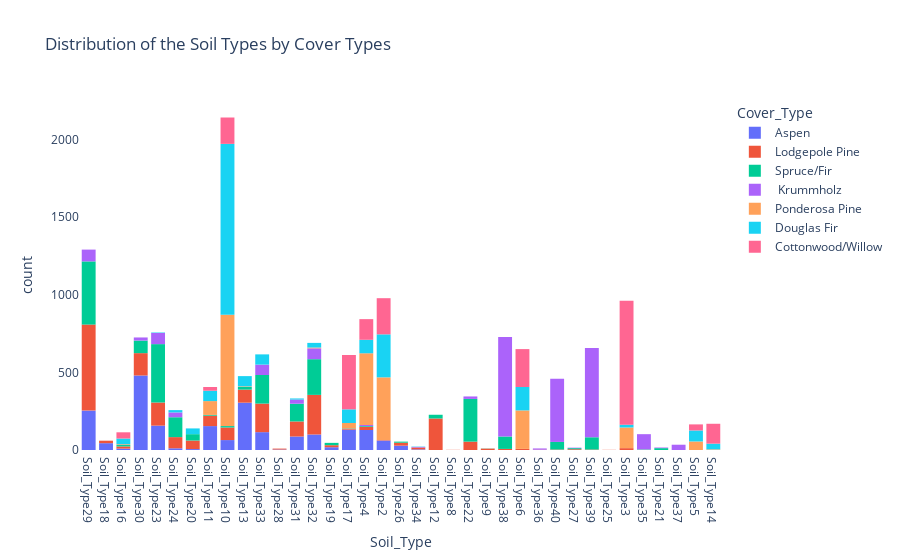

The code cell stored with this chart in its notebook:
### Code cell
train_df['Soil_Type'] = (train_df.iloc[:,15:55] == 1).idxmax(1)
fig = px.histogram(train_df, x="Soil_Type", color="Cover_Type", title='Distribution of the Soil Types by Cover Types',)
fig.update_layout({
'plot_bgcolor': 'rgba(0, 0, 0, 0)',
'paper_bgcolor': 'rgba(0, 0, 0, 0)',
})

fig.show()

### Figure 1 — Plotly figure (JSON) as saved in the notebook; plotly's stock layout.template omitted (floating-point values rounded to 4 significant figures; data arrays with more than 128 entries replaced by an {"elided": "..."} marker saying what was removed)
{"data": [{"alignmentgroup": "True", "bingroup": "x", "hoverlabel": {"namelength": 0}, "hovertemplate": "Cover_Type=Aspen<br>Soil_Type=%{x}<br>count=%{y}", "legendgroup": "Aspen", "marker": {"color": "#636efa"}, "name": "Aspen", "offsetgroup": "Aspen", "orientation": "v", "showlegend": true, "type": "histogram", "x": {"elided": "2160 str values"}, "xaxis": "x", "yaxis": "y"}, {"alignmentgroup": "True", "bingroup": "x", "hoverlabel": {"namelength": 0}, "hovertemplate": "Cover_Type=Lodgepole Pine<br>Soil_Type=%{x}<br>count=%{y}", "legendgroup": "Lodgepole Pine", "marker": {"color": "#EF553B"}, "name": "Lodgepole Pine", "offsetgroup": "Lodgepole Pine", "orientation": "v", "showlegend": true, "type": "histogram", "x": {"elided": "2160 str values"}, "xaxis": "x", "yaxis": "y"}, {"alignmentgroup": "True", "bingroup": "x", "hoverlabel": {"namelength": 0}, "hovertemplate": "Cover_Type=Spruce/Fir<br>Soil_Type=%{x}<br>count=%{y}", "legendgroup": "Spruce/Fir", "marker": {"color": "#00cc96"}, "name": "Spruce/Fir", "offsetgroup": "Spruce/Fir", "orientation": "v", "showlegend": true, "type": "histogram", "x": {"elided": "2160 str values"}, "xaxis": "x", "yaxis": "y"}, {"alignmentgroup": "True", "bingroup": "x", "hoverlabel": {"namelength": 0}, "hovertemplate": "Cover_Type= Krummholz<br>Soil_Type=%{x}<br>count=%{y}", "legendgroup": " Krummholz", "marker": {"color": "#ab63fa"}, "name": " Krummholz", "offsetgroup": " Krummholz", "orientation": "v", "showlegend": true, "type": "histogram", "x": {"elided": "2160 str values"}, "xaxis": "x", "yaxis": "y"}, {"alignmentgroup": "True", "bingroup": "x", "hoverlabel": {"namelength": 0}, "hovertemplate": "Cover_Type=Ponderosa Pine<br>Soil_Type=%{x}<br>count=%{y}", "legendgroup": "Ponderosa Pine", "marker": {"color": "#FFA15A"}, "name": "Ponderosa Pine", "offsetgroup": "Ponderosa Pine", "orientation": "v", "showlegend": true, "type": "histogram", "x": {"elided": "2160 str values"}, "xaxis": "x", "yaxis": "y"}, {"alignmentgroup": "True", "bingroup": "x", "hoverlabel": {"namelength": 0}, "hovertemplate": "Cover_Type=Douglas Fir<br>Soil_Type=%{x}<br>count=%{y}", "legendgroup": "Douglas Fir", "marker": {"color": "#19d3f3"}, "name": "Douglas Fir", "offsetgroup": "Douglas Fir", "orientation": "v", "showlegend": true, "type": "histogram", "x": {"elided": "2160 str values"}, "xaxis": "x", "yaxis": "y"}, {"alignmentgroup": "True", "bingroup": "x", "hoverlabel": {"namelength": 0}, "hovertemplate": "Cover_Type=Cottonwood/Willow<br>Soil_Type=%{x}<br>count=%{y}", "legendgroup": "Cottonwood/Willow", "marker": {"color": "#FF6692"}, "name": "Cottonwood/Willow", "offsetgroup": "Cottonwood/Willow", "orientation": "v", "showlegend": true, "type": "histogram", "x": {"elided": "2160 str values"}, "xaxis": "x", "yaxis": "y"}], "layout": {"barmode": "relative", "legend": {"title": {"text": "Cover_Type"}, "tracegroupgap": 0}, "paper_bgcolor": "rgba(0, 0, 0, 0)", "plot_bgcolor": "rgba(0, 0, 0, 0)", "title": {"text": "Distribution of the Soil Types by Cover Types"}, "xaxis": {"anchor": "y", "domain": [0, 1], "title": {"text": "Soil_Type"}}, "yaxis": {"anchor": "x", "domain": [0, 1], "title": {"text": "count"}}}}
